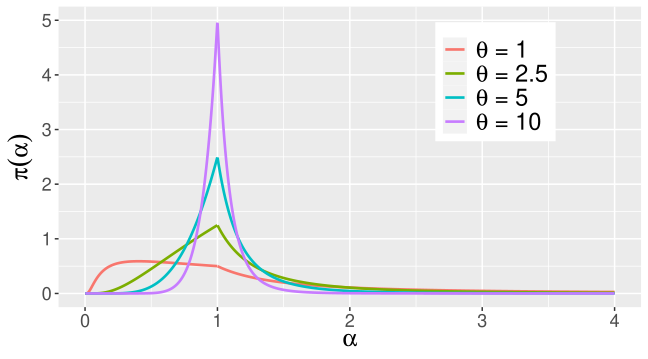

Recreate this plot in R.
library(ggplot2)
library(tidyverse)
library(latex2exp)

PC_PDF <- function(grid, theta)
{
  n <- length(grid)
  y.axis <- numeric(length = n)
  t <- theta
  for (i in 1:n)
  {
    a <- grid[i]
    y.axis[i] <- (t/2) * exp(-t * sqrt(2*log(a) + 2/a - 2) ) * 
      (2*log(a) + 2/a - 2)^(-0.5) * abs(1/a - 1/a^2)
  }
  return(y.axis)
}


#########################################################################################
###                 Plotting the PC prior pdf 
#########################################################################################

X <- seq(0,50,by = 0.001)
Y0 <- PC_PDF(X, 1)
Y1 <- PC_PDF(X, 2.5)
Y2 <- PC_PDF(X, 5)
Y3 <- PC_PDF(X, 10)

df <- data.frame(X, Y0, Y1, Y2, Y3)
df_long <- df %>% pivot_longer(cols = -X, names_to = "Line", values_to = "Y")

ggplot(df_long, aes(x = X, y = Y, color = Line)) +
  geom_line(size = 0.9) +
  labs(x = "X-axis", y = "Y-axis", color = "Line") +
  ylim(0,5) + xlim(0,4) + labs(x = TeX(r"( $\alpha$ )"), y = TeX(r"( $\pi(\alpha)$ )")) +
  guides(color = guide_legend(title = NULL)) +
  theme(axis.title = element_text(size = 17),
        axis.text = element_text(size = 13),
        legend.text = element_text(size=17),
        legend.position = c(0.75, 0.75)) +
  scale_color_discrete(
    breaks = c("Y0", "Y1", "Y2", "Y3"),
    labels = c(TeX(r"(  $\theta$ = 1   )"),
               TeX(r"(  $\theta$ = 2.5)"),
               TeX(r"(  $\theta$ = 5   )"),
               TeX(r"(  $\theta$ = 10 )")))


#########################################################################################
###                 getting modal values 
#########################################################################################

alpha.grid <- seq(0.95, 1.05, by = 0.0001)
alpha.grid <- alpha.grid[-which(alpha.grid == 1)]
theta.cur <- 1.33

alpha.max <- 0

while(alpha.max != 1)
{
  theta.cur <- theta.cur + 0.000001
  
  pdf.vec <- PC_PDF(alpha.grid, theta.cur)
  alpha.max.cur <- alpha.grid[which(pdf.vec == max(pdf.vec))]

  print(paste0("We are at theta = ", theta.cur))
  if (alpha.max.cur == 0.9999)
  {
    alpha.max = 1  
    print(theta.cur)
  }
}
